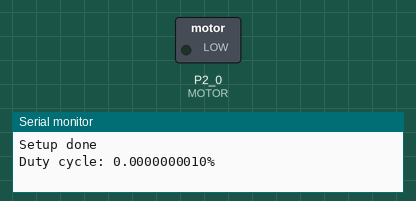
This sketch was run on a simulated TI MSP430 LaunchPad. Shown: switched loads named in the sketch (green lamp = pin HIGH), the last lines printed to the serial monitor.

Above: at 0.85 s.
At 3.15 s:
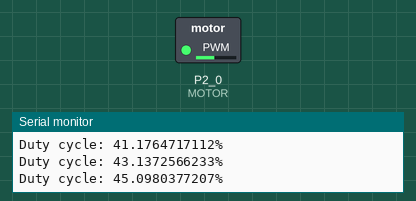
At 5.45 s:
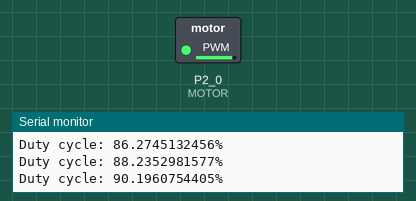
At 10.1 s:
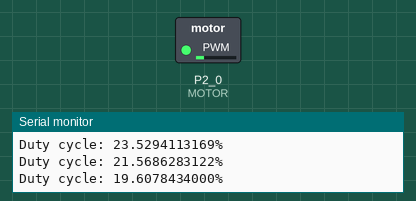
Timing chart, 0 to 14.1 s (numbered marks = the images above):
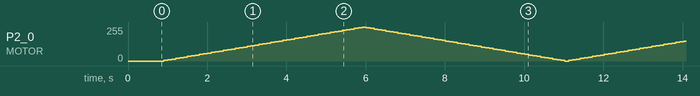

The sketch:

motor_test.ino
```cpp
/*
 * dynamics_data.ino
 *
 * Collects dynamics data (position) with
 * some varying (bounded) input PWM
 *
 * EE16B Fall 2016
 * John Maidens, Emily Naviasky & Nathaniel Mailoa
 *
 * EE16B Fall 2017
 * Andrew Blatner
 *
 * EE16B Spring 2019
 * Mia Mirkovic
 *
 */

#define MOTOR                  P2_0

float pwm = 0;
int dir = 1;

void setup(void) {
  Serial.begin(38400);

  pinMode(MOTOR, OUTPUT);
  Serial.print("Setup done\n");
  reset_blinker();

  write_pwm(0); // Turn off motor

  reset_blinker();
}

void loop(void) {

  float duty_cycle = pwm/255*100;
  write_pwm(pwm);
  Serial.print("Duty cycle: ");
  Serial.print(duty_cycle,DEC);
  Serial.println("%");
  pwm = pwm + dir*5;
  if (pwm >= 255) {
    dir = -1;
  }
  if (pwm <= 0) {
    dir = 1;
  }
  delay(100);
}

/*---------------------------*/
/*     Helper functions      */
/*---------------------------*/

void write_pwm(int pwm) {
  analogWrite(MOTOR, (int) min(max(0, pwm), 255));
}

void reset_blinker(void) {
  digitalWrite(RED_LED, HIGH);
  delay(100);
  digitalWrite(RED_LED, LOW);
  digitalWrite(GREEN_LED, HIGH);
  delay(100);
  digitalWrite(RED_LED, HIGH);
  digitalWrite(GREEN_LED, LOW);
  delay(100);
  digitalWrite(RED_LED, LOW);
  digitalWrite(GREEN_LED, HIGH);
  delay(100);
  digitalWrite(GREEN_LED, LOW);
}
```
